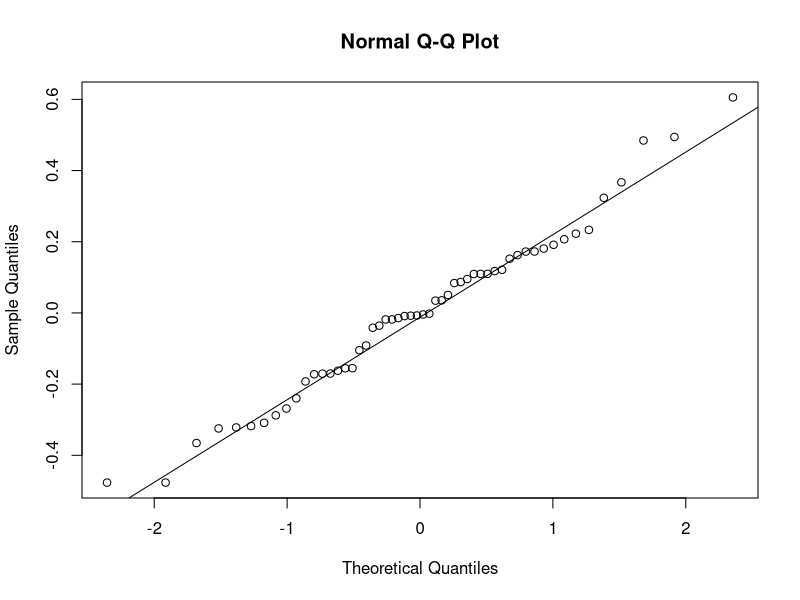
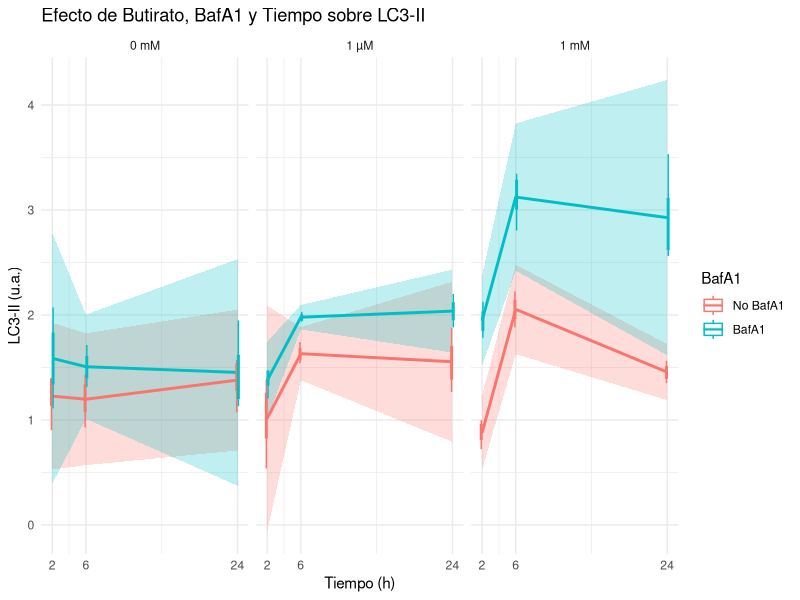
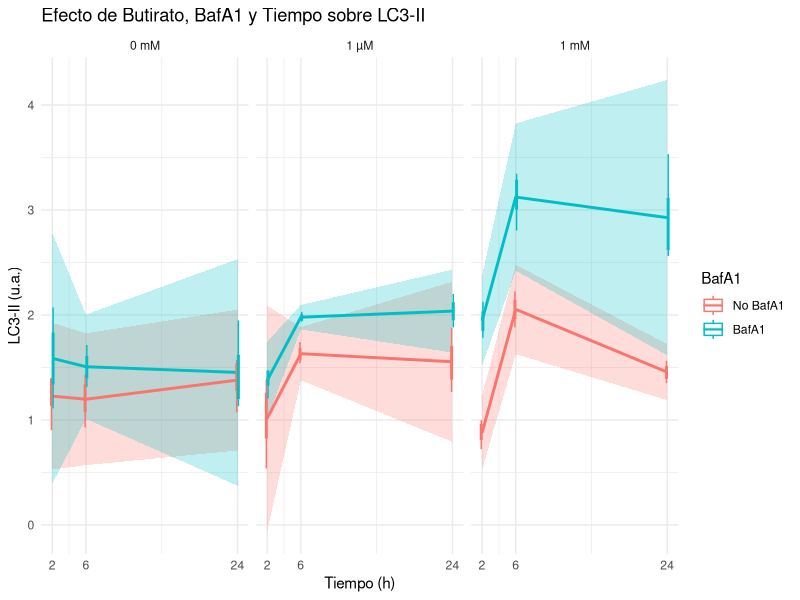
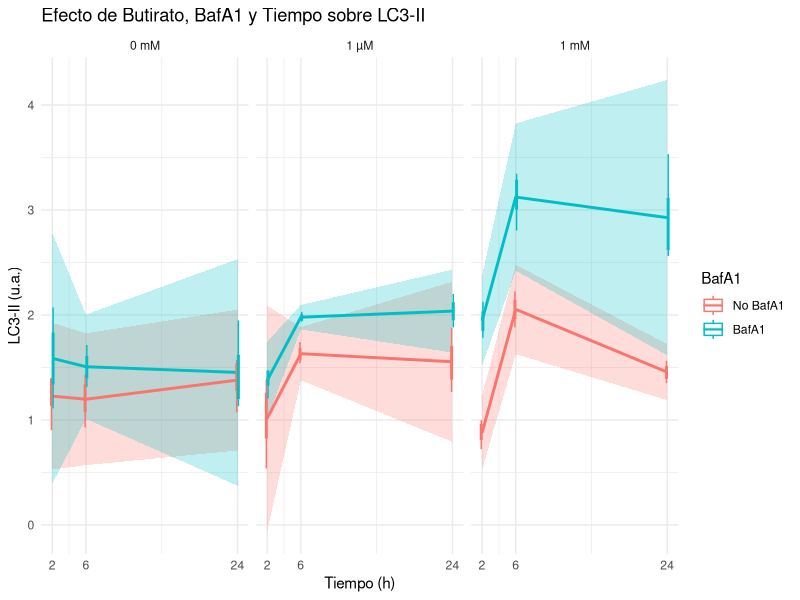
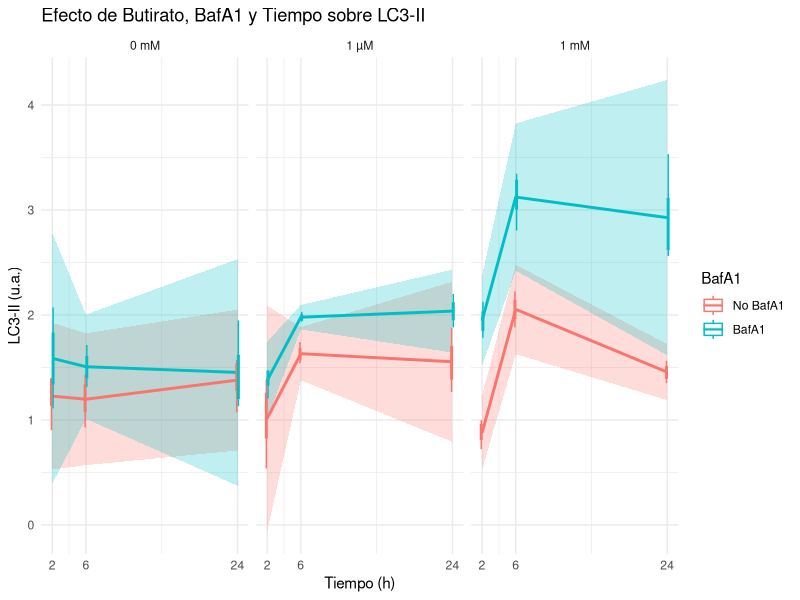
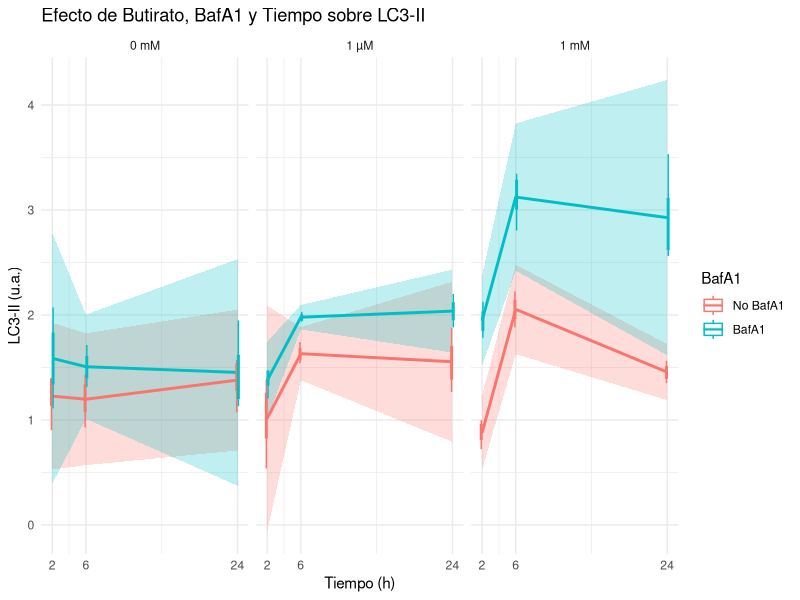

These charts were generated, in order, by the following R code:
## ---- chunk 1
knitr::opts_chunk$set(
  echo    = TRUE,
  warning = FALSE,
  message = FALSE
)

# Instalar paquetes si es necesario (descomentar la línea siguiente)
# install.packages(c("tidyverse", "broom", "car", "multcomp", "pwr", "lmtest"))
## ---- chunk 2
library(tidyverse)   # dplyr, tidyr, ggplot2
library(broom)       # Salidas 'tidy' de modelos
library(car)         # Anova(type II), Levene, VIF
library(multcomp)    # Tukey HSD
library(pwr)         # Potencia estadística
library(lmtest)      # Diagnósticos adicionales
## ---- chunk 3
# Niveles de factores
butyrate_levels <- c("0 mM", "1 µM", "1 mM")
baf_levels      <- c("No BafA1", "BafA1")
time_levels     <- c("2h", "6h", "24h")

# Diseño factorial completo (18 combinaciones)
design_base <- expand.grid(
  ButyrateConc = butyrate_levels,
  BafA1        = baf_levels,
  Time         = time_levels,
  KEEP.OUT.ATTRS = FALSE
)

# Añadir réplicas biológicas
n_replicates <- 3
design <- design_base[rep(seq_len(nrow(design_base)),
                          each = n_replicates), ] |>
          mutate(Rep = rep(seq_len(n_replicates),
                           times = nrow(design_base)))

head(design)
## ---- chunk 4
set.seed(0)  # Reproducibilidad

simulate_data <- function(df, sigma = 0.3, vary_effects = 1) {
  
  intercept <- 1.0
  
  eff_but <- c("0 mM" = 0,
               "1 µM" = 0.2 * vary_effects,
               "1 mM" = 0.6 * vary_effects)
  
  eff_baf <- c("No BafA1" = 0,
               "BafA1"    = 0.4 * vary_effects)
  
  eff_time <- c("2h" = 0,
                "6h" = 0.3 * vary_effects,
                "24h"= 0.2 * vary_effects)
  
  # Media teórica LC3-II
  df <- df |>
    mutate(
      LC3_mean = intercept +
                 eff_but[ButyrateConc] +
                 eff_baf[BafA1] +
                 eff_time[Time] +
                 ifelse(ButyrateConc == "1 µM" & BafA1 == "BafA1", 0.2*vary_effects, 0) +
                 ifelse(ButyrateConc == "1 mM" & BafA1 == "BafA1", 0.7*vary_effects, 0) +
                 ifelse(ButyrateConc == "1 µM" & Time == "2h",     -0.2*vary_effects, 0) +
                 ifelse(ButyrateConc == "1 mM" & Time == "2h",     -0.6*vary_effects, 0) +
                 ifelse(ButyrateConc == "1 µM" & Time == "24h",    -0.05*vary_effects, 0) +
                 ifelse(ButyrateConc == "1 mM" & Time == "24h",    -0.10*vary_effects, 0) +
                 ifelse(BafA1 == "BafA1"       & Time == "2h",     -0.05*vary_effects, 0),
      
      # Observaciones con ruido
      LC3_II  = LC3_mean + rnorm(nrow(df), 0, sigma),
      
      # p62 inverso aproximado
      p62     = 1 - 0.8*(LC3_mean - 1) + rnorm(nrow(df), 0, sigma)
    )
  
  return(df)
}

design <- simulate_data(design, sigma = 0.3)
head(design)
## ---- chunk 5
model_lc3 <- lm(LC3_II ~ ButyrateConc * BafA1 * Time, data = design)
Anova(model_lc3, type = "II")
## ---- chunk 6
resid_lc3 <- residuals(model_lc3)

# Normalidad
shapiro.test(resid_lc3)

# Homocedasticidad
design <- design |>
  mutate(group = interaction(ButyrateConc, BafA1, Time))
leveneTest(LC3_II ~ group, data = design)

# Multicolinealidad
vif(model_lc3)
## ---- chunk 7
qqnorm(resid_lc3); qqline(resid_lc3)
## ---- chunk 8
aov_lc3 <- aov(LC3_II ~ ButyrateConc * BafA1, data = design)
TukeyHSD(aov_lc3)
## ---- chunk 9
# --- Potencia con N existente (54 observaciones: 18 grupos x 3 réplicas) -----------------
# Justificación: u = k-1 (grados numerador para ANOVA factorial con k=18 combinaciones).
# v = N - k (grados denominador).
# f2 = f^2 / (1 - f^2) donde f=0.25 (efecto mediano; en autofagia, esperable ~25% varianza explicada por factores como dosis).
# sig.level=0.05 estándar.

total_N <- nrow(design)      # 54 (de tu simulación)
u <- 18 - 1                  # 17 (k-1, df numerador)
v <- total_N - 18            # 36 (N - k, df denominador)
f2 <- 0.25^2 / (1 - 0.25^2)  # ~0.0667 (convertir Cohen's f a f2 para ANOVA)

# Calcular potencia (deja power=NULL)
potencia <- pwr.f2.test(u = u,            
                        v = v,            
                        f2 = f2,
                        sig.level = 0.05,
                        power = NULL) 

# Output formateado
cat("Potencia alcanzada con N=54 (efecto mediano f=0.25):", round(potencia$power, 3), "\n")
cat("Interpretación: Con esta potencia (~0.75), hay 75% chance de detectar efecto real si existe. Para >0.85, aumentar N.\n")
## ---- chunk 10
model_p62 <- lm(p62 ~ ButyrateConc * BafA1 * Time, data = design)
Anova(model_p62, type = "II")
summary(model_p62)$r.squared
## ---- chunk 11
## vector de desviaciones a probar
sigma_vec <- c(0.1, 0.3, 0.5)

## data-frame de réplicas (54 filas) que ya definiste arriba
design_template <- design        # 54 obs, 3 réplicas

sens_df <- map_dfr(sigma_vec, \(s) {
  d  <- simulate_data(design_template, sigma = s)     # ← usar diseño con réplicas
  m  <- lm(LC3_II ~ ButyrateConc * BafA1 * Time, data = d)
  tibble(
    sigma = s,
    R2    = summary(m)$r.squared,
    pInt  = Anova(m, type = "II")["ButyrateConc:BafA1", "Pr(>F)"]
  )
})

sens_df

## ---- chunk 12
stats_lc3 <- design |>
  group_by(ButyrateConc, BafA1, Time) |>
  summarise(
    mean = mean(LC3_II),
    sd   = sd(LC3_II),
    n    = n(),
    .groups = "drop"
  ) |>
  mutate(
    SEM  = sd / sqrt(n),
    CI95 = SEM * qt(0.975, df = n - 1),
    Time_hr = as.numeric(str_remove(Time, "h"))
  )

ggplot(design,
       aes(x = as.numeric(str_remove(Time, "h")),
           y = LC3_II,
           colour = BafA1)) +

  # Capa de la cinta SIN heredar los aes globales
  geom_ribbon(
    data = stats_lc3,
    aes(x    = Time_hr,
        ymin = mean - CI95,
        ymax = mean + CI95,
        fill = BafA1),
    alpha        = 0.25,
    colour       = NA,
    inherit.aes  = FALSE      # ← clave
  ) +

  # Línea de la media (también sin heredar si quieres evitar el y global)
  geom_line(
    data = stats_lc3,
    aes(x = Time_hr, y = mean, colour = BafA1),
    size = 1,
    inherit.aes = FALSE
  ) +

  # Box-plots (mantienen el mapping global)
  geom_boxplot(
    aes(group = interaction(Time, BafA1)),
    width    = 0.35,
    position = position_dodge(0.4),
    alpha    = 0.45
  ) +

  facet_wrap(~ ButyrateConc) +
  labs(x = "Tiempo (h)",
       y = "LC3-II (u.a.)",
       title = "Efecto de Butirato, BafA1 y Tiempo sobre LC3-II") +
  theme_minimal() +
  scale_x_continuous(breaks = c(2, 6, 24)) +
  guides(fill = "none")

## ---- chunk 13
write_csv(design, "simulated_data.csv")
ggsave("lc3_plot.png", width = 7, height = 4)
ggsave("p62_plot.png", width = 7, height = 4)
ggsave("interactions_heat.png", width = 5, height = 4)
ggsave("gpn_plot.png", width = 5, height = 4)
